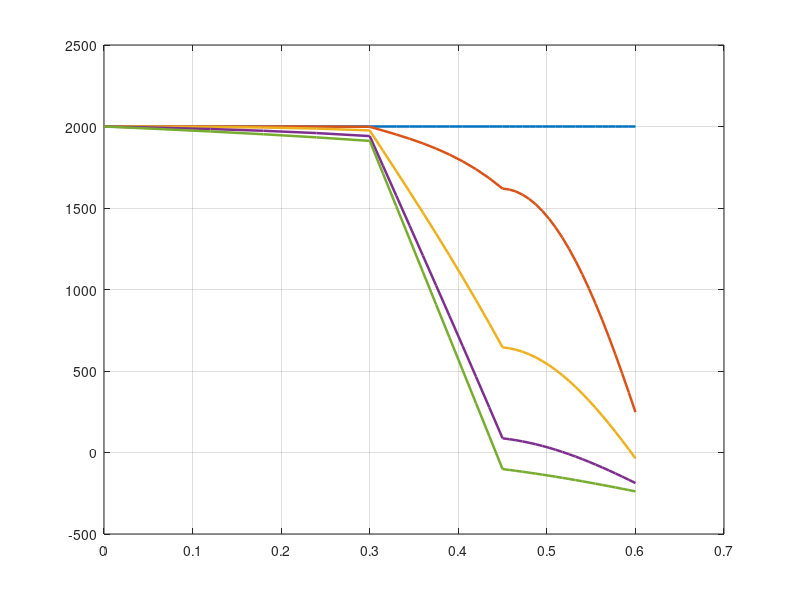

Write the MATLAB code that produced this figure. (Note: this script raises an error after producing the figure.)
clear; clc; close all;

%% 1) Parameter

l1 = 0.3; % m
l2 = 0.15; % m
l3 = 0.15; % m

% Innenwand
lam1 = 1.4; % W/mK
rho1 = 2300; % kg/m^3
cp1 = 880; % J/kgK

% Dämmung
lam2 = 0.04; % W/mK
rho2 = 30; % kg/m^3
cp2 = 840; % J/kgK

% Außenwand
lam3 = 0.8; % W/mK
rho3 = 1800; % kg/m^3
cp3 = 850; % J/kgK

T0 = 2000 + 273.15; % K
Tu = -273.15 + 273.15; % K
alpha = 25; % W/(m^2 K)

dt = 100.0; % s
t_end = 100000; % s
steps = round(t_end/ dt)  

%% 2) Netz

nume1 = 5;
nume2 = 10;
nume3 = 20;

x1 = linspace(0, l1, nume1 + 1);
x2 = linspace(l1, l1 + l2, nume2 + 1);
x3 = linspace(l1 + l2, l1 + l2 + l3, nume3 + 1);

% Matrix erstellen und Doppelte entfernen
X = [x1, x2(2:end), x3(2:end)]; %% alle Knoten
anz_knoten = length(X);
anz_elemente = anz_knoten - 1;

%% 3) Matrizen

M = zeros(anz_knoten, anz_knoten);   % Massenmatrix
K = zeros(anz_knoten, anz_knoten);   % Steifigeitsmatrix
f = zeros(anz_knoten, 1);            % Lastvektor
T = zeros(anz_knoten, 1);            % Temperaturvektor (Temperaturen an allen Knoten)

%% 4) Assemblierung

for element = 1:anz_elemente
    knoten = [element, element+1];
    xe1 = X(element);
    xe2 = X(element + 1);
    s = xe2 - xe1; % Länge des Elements

    xm = (xe2 + xe1) / 2;

    if xm <= l1
        lame = lam1;
        rhoe = rho1;
        cpe = cp1;
    elseif (xm > l1) && (xm <= l1 + l2)
        lame = lam2;
        rhoe = rho2;
        cpe = cp2;
    else
        lame = lam3;
        rhoe = rho3;
        cpe = cp3;
    end 
    
    Ke = lame / s * [1 -1; -1 1 ];
    Me = rhoe*cpe*s/6 * [2 1; 1 2];
    
    K(knoten, knoten) = K(knoten, knoten) + Ke;
    M(knoten, knoten) = M(knoten, knoten) + Me;
end

%% 5) Konvektion einabuen
K(end,end) = K(end,end) + alpha;
f(end, 1) = f(end, 1) + alpha * Tu;

%% 6) Anfangsbedingung
T(1:end, 1) = T0;

% Speicher
T_hist = zeros(anz_knoten, steps + 1);
T_hist(:, 1) = T;
time = linspace(0, t_end, steps + 1);

% 7) Randbedingungen
T(1, 1) = T0;

% 8) Zeitintegration und Lösung

A = M/dt + K;

for n=1:steps
    b = M/dt * T + f;
    
    A_sys = A;
    b_sys = b;


    A_sys(1,:) = 0;
    A_sys(1,1) = 1;
    b_sys(1,1) = T0;
    T_neu = A_sys \ b_sys; % = inv(A_sys) * b_sys

    T = T_neu;

    T_hist(:, n+1) = T;
end

%% =========================
%  9) PLOTS
%  =========================

% Temperaturprofile zu ausgewählten Zeiten
figure;
hold on; grid on; box on;

idx1 = 1;
idx2 = round(0.1*steps) + 1;
idx3 = round(0.3*steps) + 1;
idx4 = round(0.6*steps) + 1;
idx5 = steps + 1;

plot(X, T_hist(:,idx1)-273.15, 'LineWidth', 1.8, 'DisplayName', sprintf('t = %.1f s', time(idx1)));
plot(X, T_hist(:,idx2)-273.15, 'LineWidth', 1.8, 'DisplayName', sprintf('t = %.1f s', time(idx2)));
plot(X, T_hist(:,idx3)-273.15, 'LineWidth', 1.8, 'DisplayName', sprintf('t = %.1f s', time(idx3)));
plot(X, T_hist(:,idx4)-273.15, 'LineWidth', 1.8, 'DisplayName', sprintf('t = %.1f s', time(idx4)));
plot(X, T_hist(:,idx5)-273.15, 'LineWidth', 1.8, 'DisplayName', sprintf('t = %.1f s', time(idx5)));

xline(l1, '--k', 'Schichtgrenze 1');
xline(l1 + l2, '--k', 'Schichtgrenze 2');

xlabel('x [m]');
ylabel('Temperatur [°C]');
title('Instationäre 1D-Wärmeleitung in 3-Schicht-Wand (FEM)');
legend('Location', 'best');

%% =========================
%  10) ANIMATION
%  =========================

figure;
for n = 1:steps+1
    plot(X, T_hist(:,n)-273.15, '-o' , 'LineWidth', 2);
    grid on; box on;
    xlabel('x [m]');
    ylabel('Temperatur [°C]');
    title(sprintf('Temperaturverlauf, t = %.1f s', time(n)));
    xlim([0 l1+l2+l3]);
    ylim([min(T_hist(:))-273.15-10, max(T_hist(:))-273.15+10]);

    xline(l1, '--k');
    xline(l1 + l2, '--k');

    drawnow;
end
